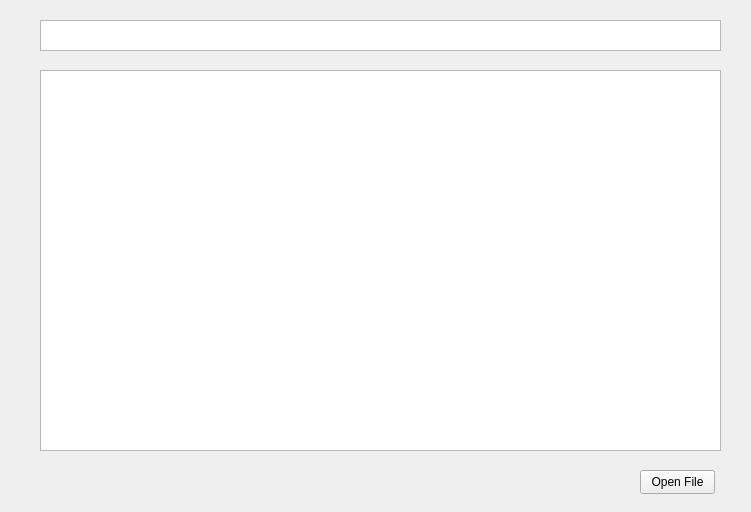
<?xml version="1.0" encoding="UTF-8"?>
<ui version="4.0">
 <class>MainWindow</class>
 <widget class="QMainWindow" name="MainWindow">
  <property name="geometry">
   <rect>
    <x>0</x>
    <y>0</y>
    <width>751</width>
    <height>512</height>
   </rect>
  </property>
  <property name="windowTitle">
   <string>MainWindow</string>
  </property>
  <widget class="QWidget" name="centralwidget">
   <widget class="QPushButton" name="pushButton">
    <property name="geometry">
     <rect>
      <x>640</x>
      <y>470</y>
      <width>75</width>
      <height>24</height>
     </rect>
    </property>
    <property name="text">
     <string>Open File</string>
    </property>
   </widget>
   <widget class="QTextEdit" name="filePath">
    <property name="geometry">
     <rect>
      <x>40</x>
      <y>20</y>
      <width>681</width>
      <height>31</height>
     </rect>
    </property>
   </widget>
   <widget class="QPlainTextEdit" name="numberInformation">
    <property name="geometry">
     <rect>
      <x>40</x>
      <y>70</y>
      <width>681</width>
      <height>381</height>
     </rect>
    </property>
   </widget>
  </widget>
 </widget>
 <resources/>
 <connections/>
</ui>
